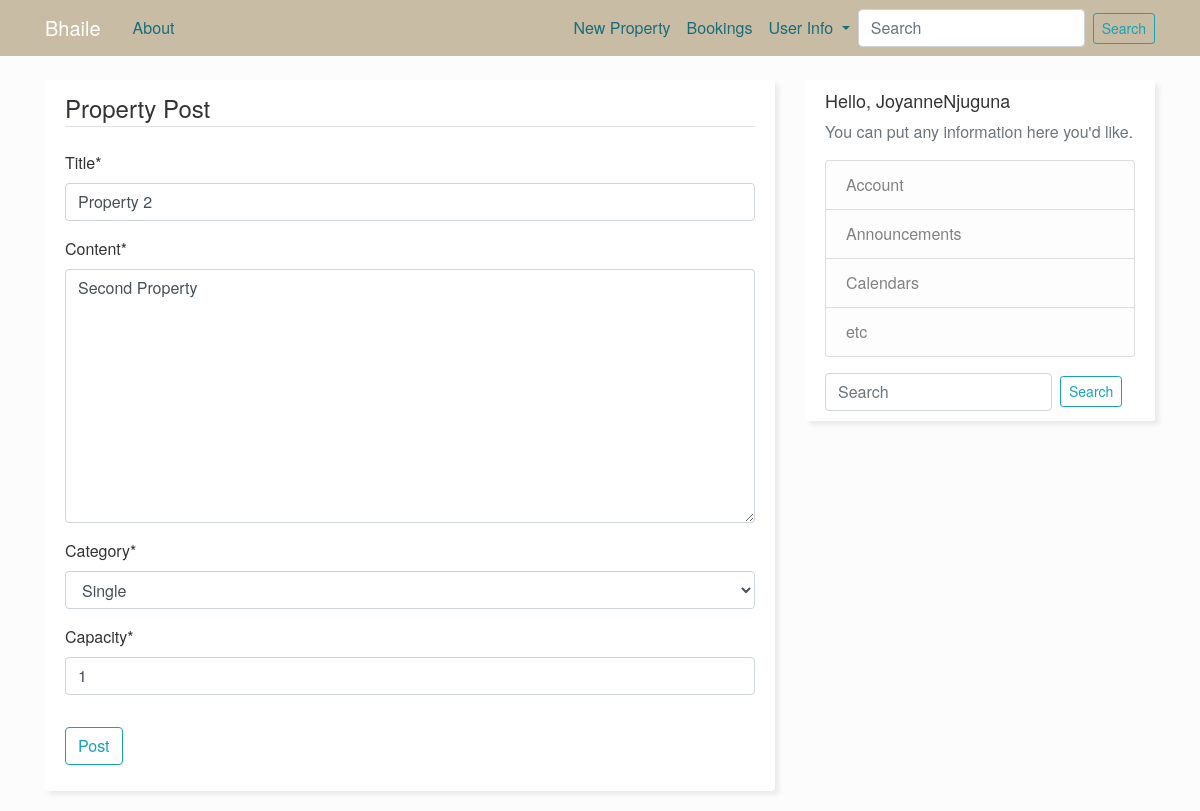
Page /post/2/update/ (signed in) on the committed database.
### properties/models.py (models this page shows, shortened)
class Post(models.Model):
    title = models.CharField(max_length=100)
    content = models.TextField()
    date_posted = models.DateTimeField(default=timezone.now)
    author = models.ForeignKey(User, on_delete=models.CASCADE)
    ACCOMMODATION_CATEGORIES = (
        ('TWN', 'Twin'),
        ('SIN', 'Single'),
        ('DOB', 'Double'),
        ('SIN-EN', 'Single EnSuite'),
        ('DOB-EN', 'Double EnSuite'),
        ('HSE', 'Whole House')
    )
    category = models.CharField(max_length=6, choices=ACCOMMODATION_CATEGORIES, null=True)
    capacity = models.IntegerField(null=True)

### properties/views.py (the view, shortened to what this page needs)
# urls.py: path('post/<int:pk>/update/', PostUpdateView.as_view(), name='post-update'),
class PostUpdateView(LoginRequiredMixin, UserPassesTestMixin, UpdateView):
    model = Post
    fields = ['title', 'content', 'category', 'capacity']
    def test_func(self):
        post = self.get_object()
        if self.request.user == post.author:
            return True
        return False

### properties/templates/properties/post_form.html (shortened to what this page needs)
{% extends 'properties/base.html' %}
{% load crispy_forms_tags %}
{% block content %}
    <div class="content-section">
        <form method="POST">
            <fieldset class="form-group">
                <legend class="border-bottom mb-4">Property Post</legend>
                {{ form|crispy }}
            </fieldset>
            <div class="form-group">
                <button class="btn btn-outline-info" type="submit">Post</button>
            </div>
        </form>
    </div>
{% endblock content %}

### properties/templates/properties/base.html (shortened to what this page needs)
{% load static %}
<!DOCTYPE html>
<html lang="en">
<head>
    <link rel="stylesheet" href="https://maxcdn.bootstrapcdn.com/bootstrap/4.0.0/css/bootstrap.min.css">
    <link rel="stylesheet" href="{% static 'properties/main.css' %}">
</head>
<body>
<header class="site-header">
    <nav class="navbar navbar-expand-md navbar-dark bg-steel fixed-top">
        <div class="container">
            <a class="navbar-brand mr-4" href="/">Bhaile</a>
            <div class="collapse navbar-collapse" id="navbarToggle">
                <div class="navbar-nav mr-auto">
                    <a class="nav-item nav-link" href="{% url 'properties-about' %}">About</a>
                </div>
                <div class="navbar-nav">
                    {% if user.is_authenticated %}
                        <a class="nav-item nav-link" href="{% url 'post-create' %}">New Property</a>
                        <a class="nav-item nav-link" href="{% url 'booking' %}">Bookings</a>
                        <div class="nav-item dropdown">
                            <a class="nav-link dropdown-toggle" href="#" id="navbardrop" data-toggle="dropdown">
                                User Info
                            </a>
                        </div>
                        <form class="form-inline my-2 my-lg-0" action="{% url 'properties-search' %}" method="GET">
                            <input name ="q" class="form-control mr-sm-2" type="search" placeholder="Search" aria-label="Search" value="{{ request.GET.q }}">
                            <button class="btn btn-outline-info my-2 my-sm-0 btn-sm" type="submit">Search</button>
                        </form>
                    {% else %}
                        <a class="nav-item nav-link" href="{% url 'login' %}">Login</a>
                        <a class="nav-item nav-link" href="{% url 'register' %}">Register</a>
                    {% endif %}
                </div>
            </div>
        </div>
    </nav>
</header>
<main role="main" class="container">
    <div class="row">
        <div class="col-md-8">
            {% block content %}{% endblock %}
        </div>
        {% if user.is_authenticated %}
        <div class="col-md-4">
            <div class="content-section">
                <h3>Hello, {{ user.username }}</h3>
                <p class='text-muted'>You can put any information here you'd like.
                <ul class="list-group">
                    <li class="list-group-item list-group-item-light">Account</li>
                    <li class="list-group-item list-group-item-light">Announcements</li>
                    <li class="list-group-item list-group-item-light">Calendars</li>
                    <li class="list-group-item list-group-item-light">etc</li>
                </ul>
                </p>
                <form class="form-inline my-2 my-lg-0" action="{% url 'properties-search' %}" method="GET">
                    <input name ="q" class="form-control mr-sm-2" type="search" placeholder="Search" aria-label="Search" value="{{ request.GET.q }}">
                    <button class="btn btn-outline-info my-2 my-sm-0 btn-sm" type="submit">Search</button>
                </form>
            </div>
        </div>
        {% endif %}
    </div>
</main>
</body>
</html>

### properties/static/properties/main.css (style rules this page uses)
body { background: #fcfcfc; color: #333333; margin-top: 5rem; font-family: "Helvetica Neue", Helvetica, Arial, sans-serif }
h3 { font-size: 18px; }
ul { margin: 0; }
.bg-steel { background-color: #c8bca5; }
.site-header .navbar-nav .nav-link { color: #1a6c7a; }
.content-section { background: #ffffff; padding: 10px 20px; box-shadow: 4px 4px 4px #ebebeb; border-radius: 3px; margin-bottom: 20px; }

### rows in the picture
Post: title "Property 2", content "Second Property", category "Single", capacity "1"

### other values in the picture
{{ user.username }} "JoyanneNjuguna"
